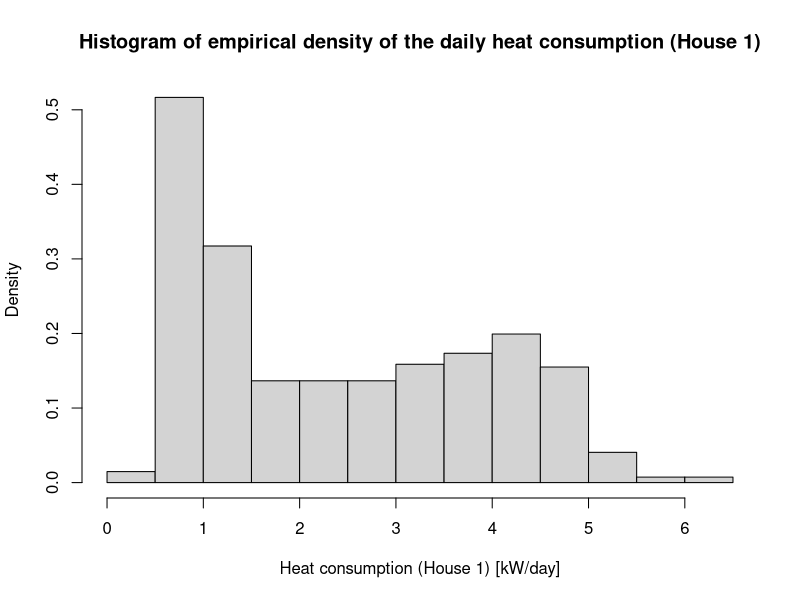
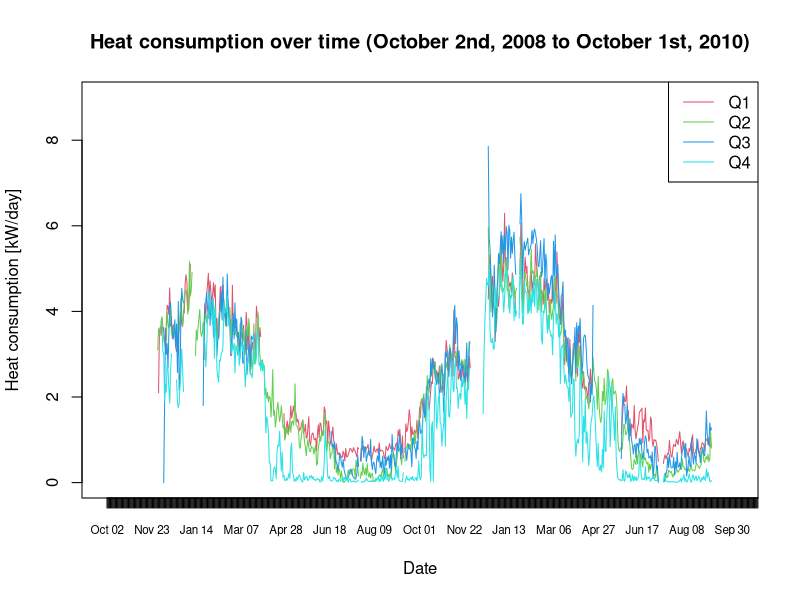
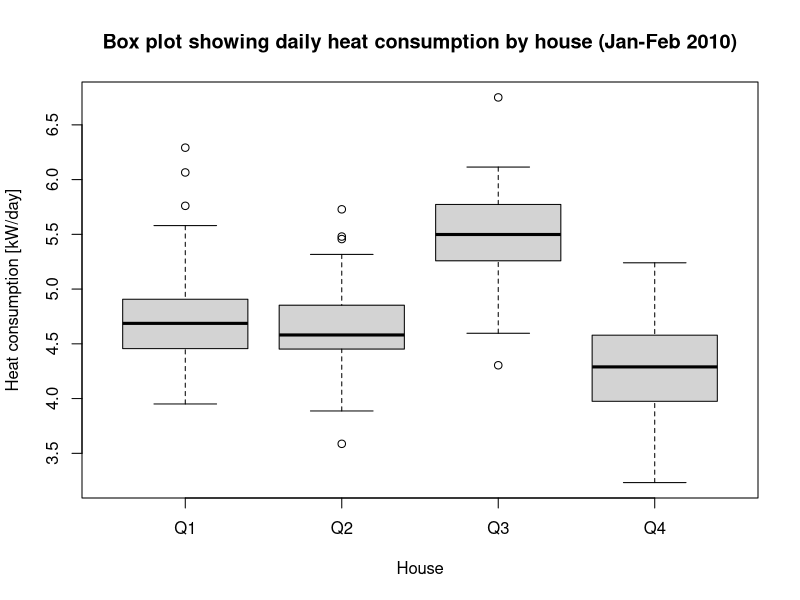
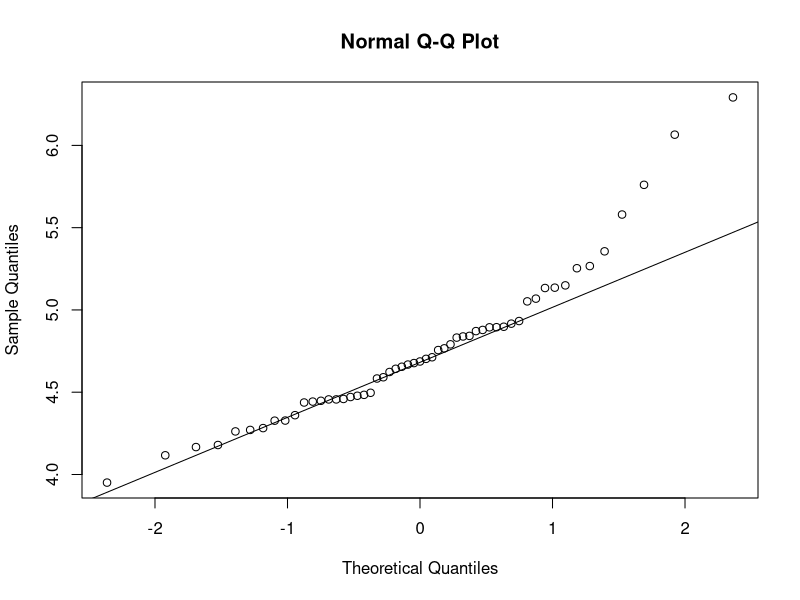
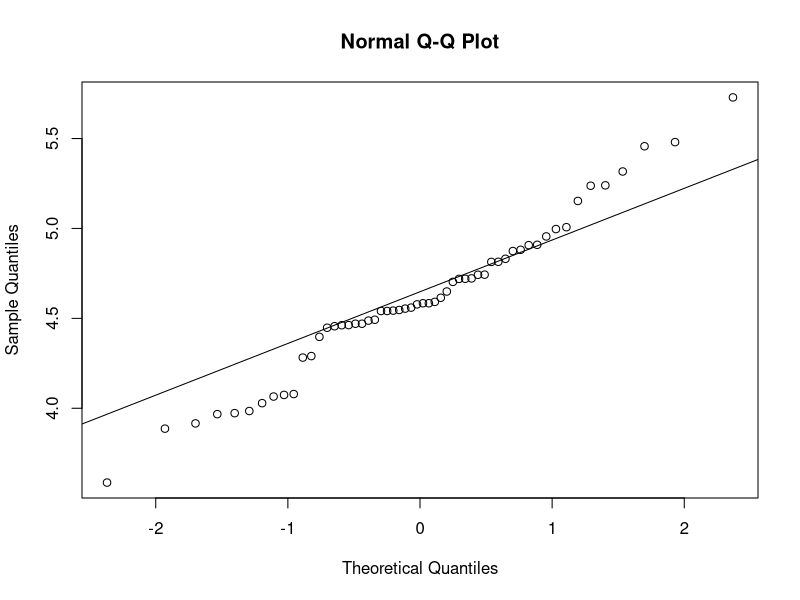
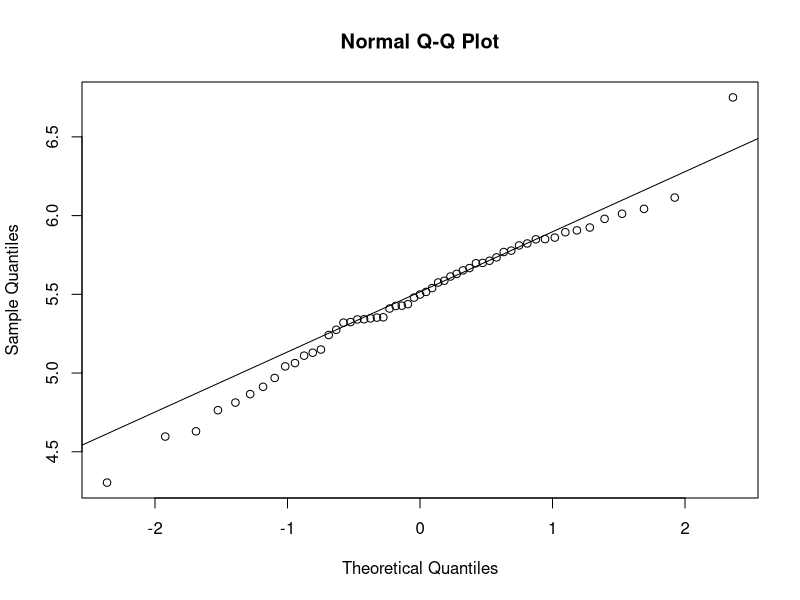
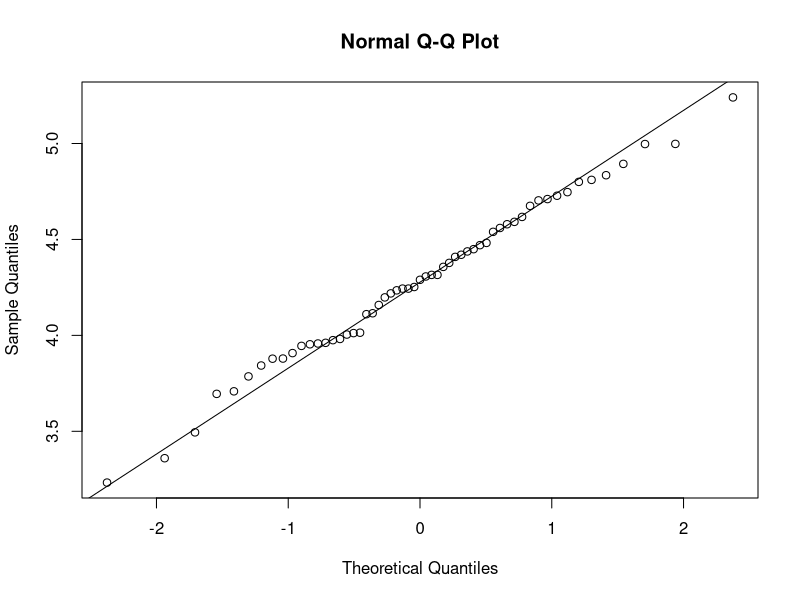

These charts were generated, in order, by the following R code:
###########################################################################
## Name: Marcus Wahlers Sand
## Student Number: s215827
## Project: Project 1 - Heating in Sønderborg
## 02323 Introduction to Statistics - Fall 22

###########################################################################
## Get dependencies

## If RStudioAPI is not installed, install it (should be installed with RStudio, but can also be installed without)
## We use it for getting the current directory
if (!require("rstudioapi")) install.packages("rstudioapi")
## purrr is a dependency for RStudioAPI to get current directory
if (!require("purrr")) install.packages("purrr")

###########################################################################
## Set the working directory

## In RStudio the working directory is easily set via the menu
## "Session -> Set Working Directory -> To Source File Location" 
## Note: In R only "/" is used for separating in paths 
## (i.e. no backslash).

## We use the RStudioAPI to get the active document path - keep the data in the same folder as .R file
setwd(dirname(rstudioapi::getActiveDocumentContext()$path))


###########################################################################
## Read data into R

## Read data from soenderborg1_data.csv
D <- read.table("soenderborg1_data.csv", header=TRUE, sep=";",
                as.is=TRUE)


###########################################################################
## Simple overview of the data

## Dimensions of D (number of rows and columns)
cat(sprintf("Dimensions: "))
dim(D)
##  Column/variable names
cat(sprintf("\nColumn names: "))
names(D)
## The first rows/observations
cat(sprintf("\nThe first rows:\n"))
head(D)
## The last rows/observations
# tail(D)
## Selected summary statistics
cat(sprintf("\nSummary:\n"))
summary(D)
## Another type of summary of the dataset
cat(sprintf("\nAnother summary:\n"))
str(D)

var(D$Q1, na.rm=TRUE)
var(D$Q2, na.rm=TRUE)
var(D$Q3, na.rm=TRUE)
var(D$Q4, na.rm=TRUE)


###########################################################################
## Histogram (empirical density)

## Histogram describing the empirical density of the daily heat 
## consumptions of House 1 (histogram of daily consumptions normalized 
## to have an area of 1)
hist(D$Q1, xlab="Heat consumption (House 1) [kW/day]", ylab="Density", prob=TRUE, main="Histogram of empirical density of the daily heat consumption (House 1)")


###########################################################################
## Conversion to a date variable

## Converts the variable 't' to a date variable in R
D$t <- as.Date(x=D$t, format="%Y-%m-%d")
## Checks the result
summary(D$t)


###########################################################################
## Plot of data over time

## Plot of heat consumption over time
plot(D$t, D$Q1, type="l", xlim=as.Date(c("2008-10-02","2010-10-01")), 
     ylim=c(0,9), xlab="Date", xaxt="n", ylab="Heat consumption [kW/day]", col=2, main="Heat consumption over time (October 2nd, 2008 to October 1st, 2010)")
axis(1, D$t, format(D$t, "%b %d"), cex.axis=.7) # https://stackoverflow.com/a/4844261
lines(D$t, D$Q2, col=3)
lines(D$t, D$Q3, col=4)
lines(D$t, D$Q4, col=5)
## Add a legend
legend("topright", legend=paste0("Q", c(1,2,3,4)), lty=1, col=2:5)


###########################################################################
## Taking a subset

## Subset of the data: only Jan-Feb 2010
Dsel <- subset(D, "2010-01-01" <= t & t < "2010-3-01")


###########################################################################
## Box plot

## Box plot of daily heat consumption by house
boxplot(Dsel[ ,c("Q1","Q2","Q3","Q4")],
        xlab="House", ylab="Heat consumption [kW/day]", main="Box plot showing daily heat consumption by house (Jan-Feb 2010)")


###########################################################################
## Summary statistics for daily heat consumptions

## We use the code from Remark 2.2
selected <- c("Q1","Q2","Q3","Q4")
apply(Dsel[, selected], 2, function(x) {
  c(
    sum=sum(!is.na(x)),                     ## Total number of observations (doesn't include missing values if there are any)
    mean=mean(x, na.rm=TRUE),               ## Sample mean of daily heat consumption
    var=var(x, na.rm=TRUE),                 ## Sample variance of daily heat consumption
    dev=sd(x, na.rm=TRUE),                  ## Sample standard deviance
    lq=quantile(x, probs=0.25, na.rm=TRUE), ## Lower quartile, Q1
    median=median(x, na.rm=TRUE),           ## Median, Q2 (could also have used "quantile(x, probs=0.5, na.rm=TRUE)")
    hq=quantile(x, probs=0.75, na.rm=TRUE)  ## Upper quartile, Q3
  )
})

## The argument 'na.rm=TRUE' ensures that the statistic is
## computed even in cases where there are missing values.


###########################################################################
## qq-plot for model validation

## qq-plot of daily heat consumption (House 1)
qqnorm(Dsel$Q1)
qqline(Dsel$Q1)
## qq-plot of daily heat consumption (House 2)
qqnorm(Dsel$Q2)
qqline(Dsel$Q2)
## qq-plot of daily heat consumption (House 3)
qqnorm(Dsel$Q3)
qqline(Dsel$Q3)
## qq-plot of daily heat consumption (House 4)
qqnorm(Dsel$Q4)
qqline(Dsel$Q4)


###########################################################################
## Confidence interval for the mean

## CI for the mean daily heat consumption of House 1, manually
n <- sum(!is.na(Dsel$Q1))
conf_level <- 0.95
a <- 1-conf_level
t_0.975 <- qt(1-a/2, n-1)
c(mean(Dsel$Q1, na.rm=TRUE)-t_0.975*(sd(Dsel$Q1, na.rm=TRUE)/sqrt(n)), mean(Dsel$Q1, na.rm=TRUE)+t_0.975*(sd(Dsel$Q1, na.rm=TRUE)/sqrt(n)))

## CI for the mean daily heat consumption of House 1, with R
t.test(Dsel$Q1, conf.level=0.95)$conf.int
t.test(Dsel$Q2, conf.level=0.95)$conf.int ## and House 2
t.test(Dsel$Q3, conf.level=0.95)$conf.int ## and House 3
t.test(Dsel$Q4, conf.level=0.95)$conf.int ## and House 4


###########################################################################
## One-sample t-test

##  Testing hypothesis mu=2.38 for daily heat consumption 
## (House 1, Jan-Feb 2010)
t.test(Dsel$Q1, mu=2.38)


###########################################################################
## Welch t-test for comparing two (independent) samples

## Comparing the heat consumption of House 1 and 2
t.test(Dsel$Q1, Dsel$Q2)


###########################################################################
## Computing correlations

## Correlation between heat consumption and global radiation
cor(D[, c("Q1","G")], use="pairwise.complete.obs")


###########################################################################
## Subsets in R

## Optional extra remark about taking subsets in R
##
## A logical vector with TRUE or FALSE for each row in D, e.g.:
## Finding days with frost
D$Ta < 0
## Can be used to extract heat consumptions for House 1 on 
## days with frost
D$Q1[D$Ta < 0]
## The 'subset' function can be used as well
subset(D, Ta < 0)
## More complex logical expressions can be made, e.g.:
## Observations from days with frost before 2010
subset(D, t < "2010-01-01" & Ta < 0)


###########################################################################
## More R tips

## Use a 'for'-loop to calculate the summary statistics for each house
## and assign the result to a new data.frame
Tbl <- data.frame()
## Find the relevant columns
selected <- c("Q1","Q2","Q3","Q4")
## Calculate the summary statistics for each house
for(i in selected){
  ## Take the relevant column
  x <- Dsel[, i]
  ## Compute the sample mean
  Tbl[i, "mean"] <- mean(x, na.rm=TRUE)
  ## Compute the sample variance
  Tbl[i, "var"] <- var(x, na.rm=TRUE) }
## View the content of Tbl
Tbl
  
## In R there are even more condensed ways to do such 
## calculations, e.g.:
apply(Dsel[, selected], 2, mean, na.rm=TRUE)
## or several calculations in one go
apply(Dsel[, selected], 2, function(x){
  c(mean=mean(x, na.rm=TRUE),
    var=var(x, na.rm=TRUE)) })
## See more useful functions with: ?apply, ?aggregate and ?lapply
## For extremely efficient data handling see, e.g., the packages: 
## dplyr, tidyr, reshape2 and ggplot2

## LaTeX tips:
## The R package "xtable" can generate LaTeX tables written to a file 
## and thereby they can automatically be included in a .tex document.
## The R package "knitr" can be used very elegantly to generate .tex 
## documents with R code written directly in the document. This  
## document and the book were generated using knitr.
